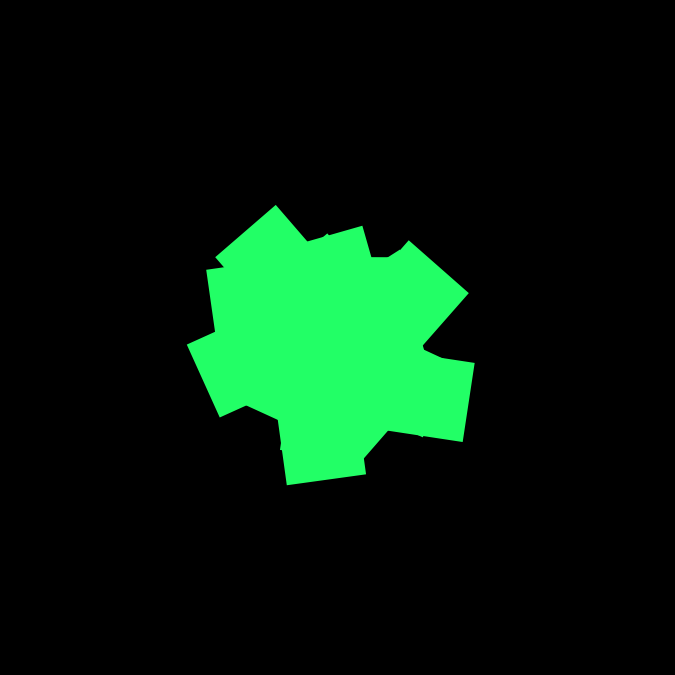
Frame 1 (no input)
Frame 60 (the mouse pressed at the canvas centre just before this capture): identical to frame 1, image omitted
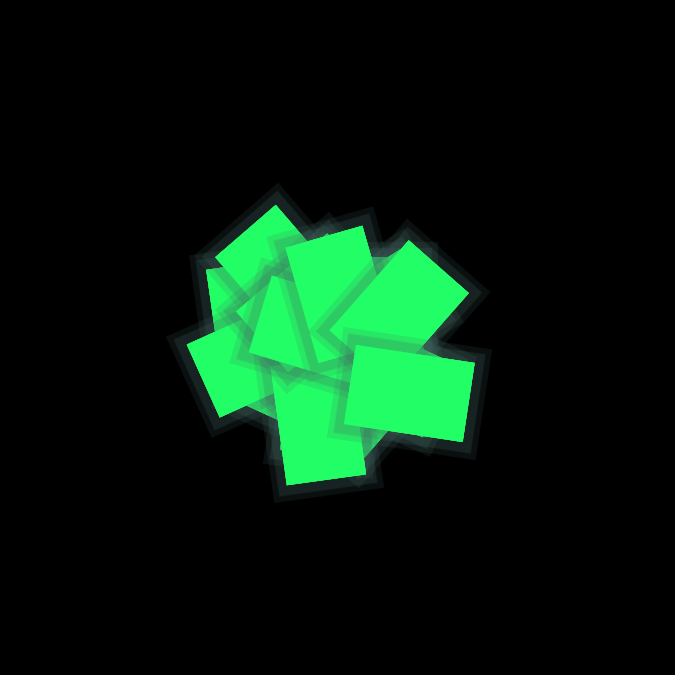
Frame 120 (the mouse held since frame 60 and released just before this capture)

The Processing sketch that drew these frames (run headless with seeded random() and noise(); from frame 60 on, the mouse is pressed at the canvas centre):

// Processing sketch: sketch_148
// ── sketch_148.pde

// episode #148 fun programming
// drawing shapes with glow or shadows

void setup() {
	size(675, 675);
	colorMode(HSB);
	rectMode(CENTER);
	frameRate(5);
}

void draw() {
	background(0);
	for (int i = 0; i < 20; ++i) {
		pushMatrix();
		translate(width/2, height/2);
		rotate(i);
		glowingRect((i % 5) * 20, (i % 4) * 15, 120, 80, #22FF66, #406661, mousePressed);
//		glowingRect((i % 5) * 20, (i % 4) * 15, 10, #22FF66, #FF6622);
		popMatrix();
	}
}

void glowingRect (float x, float y, float w, float h, color fillColor, color glowColor, boolean effectActive) {


	// if effect Active draws 
	if(effectActive) {

	stroke(glowColor, 10);
	strokeWeight(18);
	rect(x, y, w, h);

	stroke(glowColor, 20);
	strokeWeight(19);
	rect(x, y, w, h);

	stroke(glowColor, 30);
	strokeWeight(20);
	rect(x, y, w, h);

	stroke(glowColor, 40);
	strokeWeight(31);
	rect(x, y, w, h);

}
	noStroke();
	fill(fillColor);
	rect(x, y, w, h);
}
